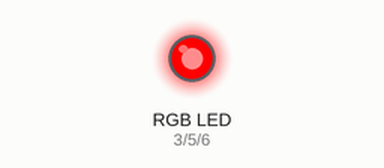
A sketch run on a simulated Arduino Uno, built with avr-gcc and run on an emulated ATmega328P. Shown: an RGB LED mixed from three pins (HIGH = lit).

Above: at 0.05 s.
At 5.35 s:
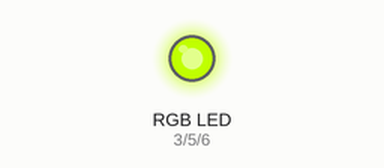
At 9.95 s:
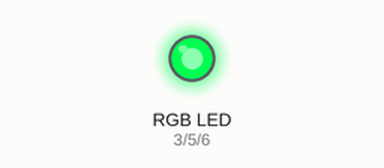
At 19.95 s:
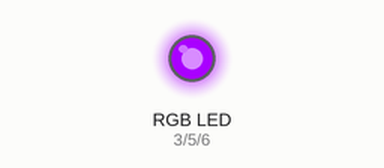
At 29.86 s:
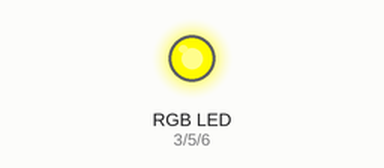
At 39.86 s:
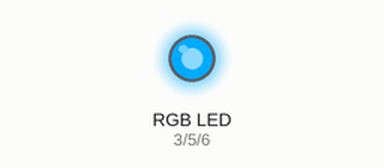
Timing chart, 0 to 40.0 s (numbered marks = the images above):
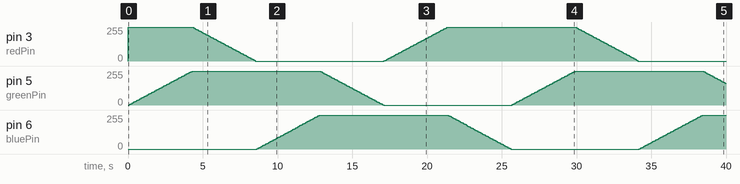

The sketch:

led-RGB-hueToRGB.ino
```cpp
const int redPin =3;
const int greenPin = 5;
const int bluePin = 6;

const boolean invert = false;

int color = 0;
int R, G, B;


void setup() {

  Serial.begin(9600);

}
void loop() {

  int brightness = 255;

  hueToRGB(color,brightness);

  analogWrite(redPin,R);
  analogWrite(greenPin,G);
  analogWrite(bluePin,B);


  color++;

  if(color > 255) color = 0;


  delay(100);


}


void hueToRGB(int hue, int brightness){

  unsigned int scaleHue = (hue *6);
  unsigned int segment = scaleHue/256;
  unsigned int segmentOffset = scaleHue - (segment *256);

  unsigned int complement = 0;
  unsigned int prev = (brightness * (255 - segmentOffset))/256;
  unsigned int next = (brightness * segmentOffset) / 256;

  if(invert){
    brightness = 255 - brightness;
    complement = 255;
    prev = 255-prev;
    next = 255-next;
  }


  switch(segment){
    case 0: //red
      R = brightness;
      G = next;
      B = complement;
    break;
    case 1: // yellow
      R = prev;
      G = brightness;
      B = complement;
    break;
    case 2: // green
      R = complement;
      G = brightness;
      B = next;
    break;
    case 3: // cyan
      R = complement;
      G = prev;
      B = brightness;
    break;
    case 4: // blue;
      R = next;
      G = complement;
      B = brightness;
    break;
    case 5: // magenta
      R = brightness;
      G = complement;
      B = prev;
    break;
  }


}
```

Measured:
- by itself, pin 6 (bluePin): 0/255 → 3/255 at 8.6 s, → 9/255 0.10 s later, → 15/255 0.10 s later, → 21/255 0.10 s later, … (129 changes in this stretch)
- by itself, pin 3 (redPin): 0/255 → 255/255 at 0.00 s, → 252/255 4.3 s later, → 246/255 0.10 s later, → 240/255 0.10 s later, … (131 changes in this stretch)
